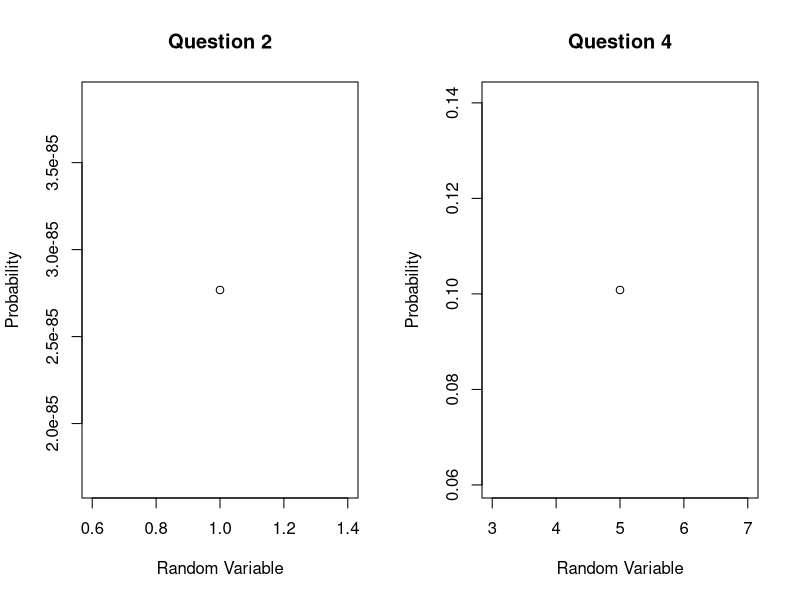

Write the R code that produced this figure.
#
# Hands on exercise on R
# Day 6 - Poisson Distribution
# Author @Gudi Varaprasad - 19BCE7048
# Date : 24-11-2020
# 
#----------------------------------------------------------------------------

# (1) During a laboratory experiment, the average number of radioactive particles passing
# through a counter in 1 millisecond is 4. What is the probability that 6 particles enter the
# counter in a given millisecond?

# lambda = 4, x=6
# dpois(x, lambda, log = FALSE)
dpois(6, 4, log = FALSE)


## (2) In a certain industrial facility, accidents occur infrequently. It is known that the
# probability of an accident on any given day is 0.05 and accidents are independent of
# each other.
# (a) What is the probability that in any given period of 4000 days there will be an
# accident on one day?

# lambda = 4000*0.05 = 200
dpois(1, 200, log = FALSE)

# (b) What is the probability that there are at most three days with an accident?
# P(x<=3) ppois(q, lambda, lower.tail = TRUE, log.p = FALSE)
ppois(3, 200, lower.tail = TRUE, log.p = FALSE)


## (3) In a manufacturing process where glass products are made, defects or bubbles occur,
# occasionally rendering the piece undesirable for marketing. It is known that, on average,
# 1 in every 1000 of these items produced has one or more bubbles. What is the
# probability that a random sample of 8000 will yield fewer than 7 items possessing bubbles?

# p = 1/1000 = 0.001 , n=8000 , mean = 8 , find P(X < 7) = P(X <= 6)
ppois(6, 8, lower.tail = TRUE, log.p = FALSE)


## (4) On average, 3 traffic accidents per month occur at a certain intersection. What is the
# probability that in any given month at this intersection
# (a) exactly 5 accidents will occur?

# mean = 3
dpois(5, 3, log = FALSE)

# (b) fewer than 3 accidents will occur?
# find P(X < 3) = P(X <= 2)
ppois(2, 3, lower.tail = TRUE, log.p = FALSE)

# (c) at least 2 accidents will occur?
# P(X >= 2) = 1 - P(X < 2) = 1 - P(X <= 1)
1 - ppois(1, 3, lower.tail = TRUE, log.p = FALSE)


## (5) Plot the graph for Q. No. 2 and 4 for Random Variable against Probability Distribution function.

windows()
par(mfrow = c(1,2)) # single window
q2 = 2.767793e-85 #question 2
plot(1,q2,xlab="Random Variable",ylab="Probability", main="Question 2")

q4 = 0.1008188 #question 4
plot(5,q4,xlab="Random Variable",ylab="Probability", main="Question 4")


## (6) A company makes electric motors. The probability an electric motor is defective is
# 0.01. What is the probability that a sample of 300 electric motors will contain x
# defective motors, where 5≤x<8?

# lambda = 300*0.01 = 3
sum(dpois(5:7, 3, log = FALSE))
